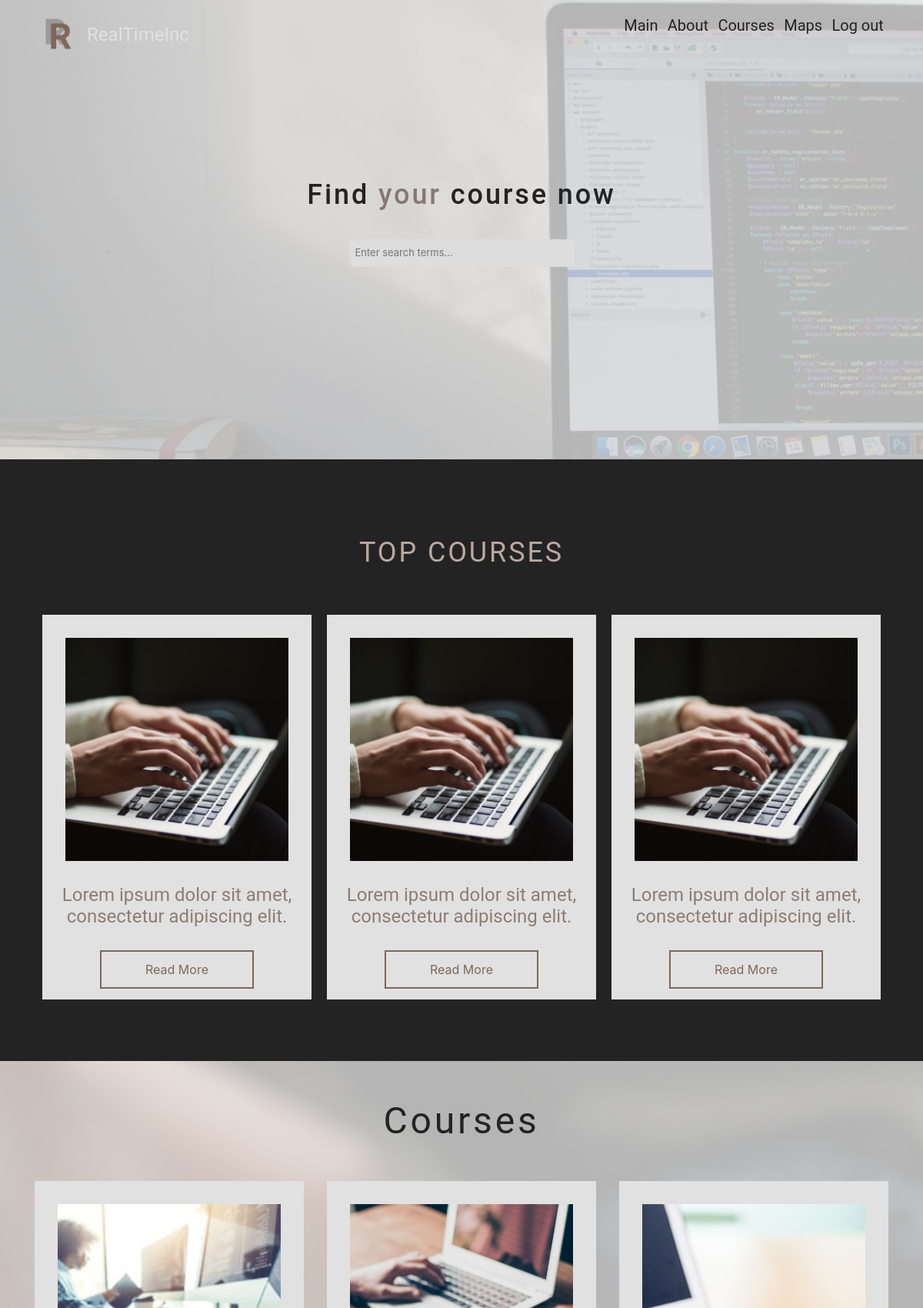
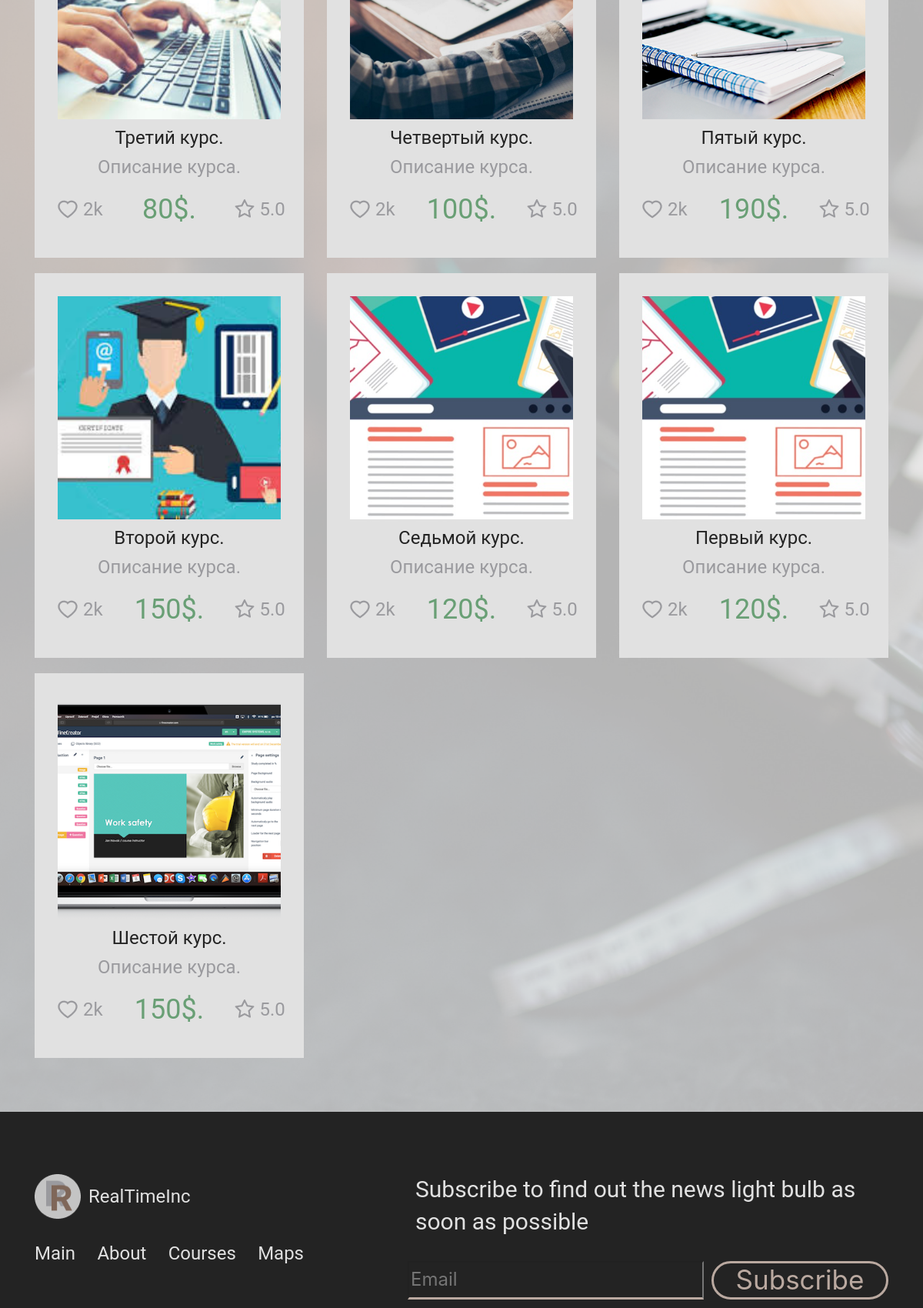
/course (signed in, upper part), run on the app's committed database (2 pictures, top to bottom).
### course/models.py (models this page shows, shortened)
class Course(models.Model):
    name = models.CharField(max_length=250, verbose_name=_(u'Name'), blank=True, null = True)
    desc = models.TextField(verbose_name=_(u'Description'), blank=True, null = True)
    image = models.ImageField(verbose_name=_(u'Image'), upload_to='course_images', blank=True, null = True)
    meta_keywords = models.TextField(blank=True, null = True)
    meta_title = models.CharField(max_length=255, blank=True, null = True)
    meta_description = models.TextField(blank=True, null = True)
    name_slug = models.CharField(verbose_name='Name slug',max_length=250, blank=True, null = True)
    is_active = models.BooleanField(verbose_name=_('Is published?'), default=False)
    sale = models.CharField(max_length=150, blank=True, verbose_name=_(u'sale'))
    is_top = models.BooleanField(verbose_name=_('is top'), default=False)
    def get_absolute_url(self):
        return reverse('course_detail', kwargs={'slug': self.name_slug })

### index/views.py (the view)
# urls.py: path('course', course, name='all-course'),
def course(r):
    courses = Course.objects.all()
    def f(lst, n):
        return [lst[i:i + n] for i in range(0, len(lst), n)]
    list_courses = f(courses, 3)
    return render(r, 'course.html', {'courses': list_courses})

### index/templates/course.html
{% extends 'layout.html' %}
{% block main %}
    {% include "include/find_course.html" %}
{% endblock %}
{% block carusel %}
    {% include "include/corusel.html" %}
{% endblock %}
{% block contact %}
    {% include "include/all_courses.html" with courses=courses %}
{% endblock %}

### index/templates/layout.html (shortened to what this page needs)
{% load static %}
<!DOCTYPE html>
<html lang="en">
<head>
    <link rel="stylesheet" href="https://stackpath.bootstrapcdn.com/bootstrap/4.5.0/css/bootstrap.min.css">
    <link rel="stylesheet" href="{% static 'css/layout.css' %}">
    <link rel="stylesheet" href="https://cdnjs.cloudflare.com/ajax/libs/slick-carousel/1.8.1/slick.css" />
    <link rel="stylesheet" href="https://cdnjs.cloudflare.com/ajax/libs/slick-carousel/1.8.1/slick-theme.css">
</head>
<body>
    {% block main %}
    {% endblock %}
    {% block carusel %}
    {% endblock %}
    {% block contact %}
    {% endblock %}
    {% include "include/footer.html" %}
</body>
</html>

### index/templates/include/find_course.html (shortened to what this page needs)
{% load static %}
{% block find %}
<div class="find_course_bg">
    {% include "include/menu.html"%}
    <div class="container">
        <div class="row">
            <div class="col-md-12 d-flex justify-content-center">
                <p class="find_course_title">Find <span style="color: #857871;">your</span>  course now</p>
            </div>
        </div>
    </div>
    <div class="container">
        <div class="row">
            <div class="col-md-12 d-flex justify-content-center">
                <form onsubmit="event.preventDefault();" class="search-form">
                    <input id="search"
                   type="search" class="search-input" placeholder="Enter search terms...">
                  </form>
            </div>
        </div>
    </div>
</div>
{% endblock %}

### index/templates/include/menu.html
{% load static %}
<div class="container">
    <div class="row">
        <div class="col-md-2">
            <div class="d-flex align-items-center margin_logo_main">
                <img src="{% static 'images/real_logo.png' %}" alt="" class="logo">
                <p class="name_company">RealTimeInc</p>
            </div>
        </div>
        <div class="col-md"></div>
        <div class="col-md-4 d-flex justify-content-around">
            <a href="/">
                <div class="main_menu_item">
                    <p>Main</p>
                </div>
            </a>
            <a href="/#about">
                <div class="main_menu_item">
                    <p>About</p>
                </div>
            </a>
            <a href="{% url 'all-course' %}">
                <div class="main_menu_item">
                    <p>Courses</p>
                </div>
            </a>
            <a href="">
                <div class="main_menu_item">
                    <p>Maps</p>
                </div>
            </a>
            {% if user.is_authenticated %}
                    <a href="{% url 'logout' %}">
                        <div class="main_menu_item">
                            <p>Log out</p>
                        </div>
                    </a>
            {% else %}
                    <a href='{% url "social:begin" "google-oauth2" %}'>
                        <div class="main_menu_item">
                            <p>Log in</p>
                        </div>
                    </a>
            {% endif %}
        </div>
    </div>
</div>

### index/templates/include/corusel.html (shortened to what this page needs)
{% load static %}
{% block carousel %}
<div class="corusel_bg">
    <div class="container">
        <div class="row">
            <div class="col-md-12 d-flex justify-content-center">
                <p class="title_corusel">TOP COURSES</p>
            </div>
        </div>
    </div>
    <div class="container">
        <div class="multiple-items">
                <div class="element_corusel">
                    <div class="element_of_corusel">
                        <div class="element_corusel_photo">
                            <img src="{% static 'images/course_ing.png' %}" alt="" class="element_corusel_photo_photo">
                        </div>
                        <div class="element_corusel_desc">
                            <p>Lorem ipsum dolor sit amet, consectetur adipiscing elit.</p>
                        </div>
                        <div class="element_corusel_button">
                            <a href="">
                                <div class="element_corusel_button_button">
                                    <p>Read More</p>
                                </div>
                            </a>
                        </div>
                    </div>
                </div>
                    <div class="element_corusel">
                        <div class="element_of_corusel">
                            <div class="element_corusel_photo">
                                <img src="{% static 'images/course_ing.png' %}" alt="" class="element_corusel_photo_photo">
                            </div>
                            <div class="element_corusel_desc">
                                <p>Lorem ipsum dolor sit amet, consectetur adipiscing elit.</p>
                            </div>
                            <div class="element_corusel_button">
                                <a href="">
                                    <div class="element_corusel_button_button">
                                        <p>Read More</p>
                                    </div>
                                </a>
                            </div>
                        </div>
                    </div>
                    <div class="element_corusel">
                        <div class="element_of_corusel">
                            <div class="element_corusel_photo">
                                <img src="{% static 'images/course_ing.png' %}" alt="" class="element_corusel_photo_photo">
                            </div>
                            <div class="element_corusel_desc">
                                <p>Lorem ipsum dolor sit amet, consectetur adipiscing elit.</p>
                            </div>
                            <div class="element_corusel_button">
                                <a href="">
                                    <div class="element_corusel_button_button">
                                        <p>Read More</p>
                                    </div>
                                </a>
                            </div>
                        </div>
                    </div>
        </div>
    </div>
    <div class="carusel_bottom">
    </div>
</div>
{% endblock %}

### index/templates/include/all_courses.html (shortened to what this page needs)
{% load static %}
{% block contact %}
<div class="all_courses_bd">
    <div class="container">
        <div class="row">
            <div class="col-md-12 d-flex justify-content-center">
                <p class="all_courses_title">Courses</p>
            </div>
        </div>
    </div>
    {% for rows in courses %}
    <div class="container">
        <div class="row">
            {% for row in rows %}
                <div class="col-md-4">
                <a href="{{ row.get_absolute_url }}">
                    <div class="element_of_corusel">
                        <div class="element_all_photo">
                            <img src="{{ row.image.url }}" alt="" class="element_all_photo_photo">
                        </div>
                        <div class="all_element_title d-flex justify-content-center">
                            <p>{{ row.name }}</p>
                        </div>
                        <div class="all_element_desc">
                            <p>{{ row.desc }}</p>
                        </div>
                        <div class="container-fluid">
                            <div class="row">
                                <div class="col-md d-flex justify-content-center align-items-center">
                                    <img src="{% static 'images/like.png' %}" alt="" class="like">
                                    <p class="count_like">2k</p>
                                </div>
                                <div class="col-md d-flex justify-content-center align-items-center">
                                    <p class="cost_course">{{ row.sale }}</p>
                                </div>
                                <div class="col-md d-flex justify-content-center align-items-center">
                                    <img src="{% static 'images/star.png' %}" alt="" class="like">
                                    <p class="count_like">5.0</p>
                                </div>
                            </div>
                        </div>
                    </div>
                </a>
            </div>
            {% endfor %}
        </div>
    </div>
    {% endfor %}
    <div style="padding-bottom:50px ;"></div>
</div>
{% endblock %}

### index/templates/include/footer.html (shortened to what this page needs)
{% load static %}
{% block footer %}
<div class="dark_bg">
    <div class="container">
        <div class="row">
            <div class="col-md-4">
                <div class="d-flex align-items-center all_Logo">
                    <img src="{% static 'images/real_logo.png' %}" alt="" class="logo">
                    <p class="name_company">RealTimeInc</p>
                </div>
                <div class="d-flex justify-content-between" >
                    <a href="/" class="bottom_menu">Main</a>
                    <a href="/#about" class="bottom_menu">About</a>
                    <a href="{% url 'all-course' %}" class="bottom_menu">Courses</a>
                    <a href="" class="bottom_menu">Maps</a>
                </div>
            </div>
            <div class="col-md"></div>
            <div class="col-md-7">
                <div class="subscribe">
                    <p>Subscribe to find out the news light bulb as soon as possible</p>
                </div>
                <div class="d-flex form">
                    <input type="text" class="input_email" placeholder="Email">
                    <a href="">
                        <div class="button">
                            <p>Subscribe</p>
                        </div>
                    </a>
                </div>
            </div>
        </div>
    </div>
</div>
{% endblock %}

### index/static/css/layout.css (style rules this page uses)
body, p, a, h1 { text-decoration: none; margin: 0; margin-bottom: 0em; padding: 0; }
.margin_logo_main { margin-top: 15px; }
.main_menu_item { margin-top: 25px; font-family: Roboto; font-style: normal; font-weight: normal; font-size: 20px; line-height: 16px; color: #232323; }
.corusel_bg { background-color: #232323; }
.title_corusel { margin-top: 100px; font-family: Roboto; font-style: normal; font-weight: normal; font-size: 36px; line-height: 42px; text-align: center; letter-spacing: 0.08em; color: #BAA9A0; margin-bottom: 60px; }
.element_corusel { height: 500px; display: flex !important; justify-content: center; align-items: center; }
.element_of_corusel { height: 500px; width: 350px; background-color: #E1E1E1; padding-bottom: 20px; }
.carusel_bottom { height: 80px; }
.element_corusel_photo { width: 350px; height: 350px; display: flex; justify-content: center; align-items: center; }
.element_corusel_photo_photo { width: 290px; height: 290px; }
.element_corusel_desc { font-family: Roboto; font-style: normal; font-weight: normal; font-size: 24px; line-height: 28px; text-align: center; color: #8D7D73; }
.element_corusel_button { margin-top: 30px; width: 100%; display: flex; justify-content: center; align-items: center; }
.element_corusel_button_button { height: 50px; width: 200px; border: 2px solid #7F6759; color: #7F6759; display: flex; justify-content: center; align-items: center; }
.name_company { font-family: Roboto; font-size: 24px; color: #E1E1E1 !important; margin-left: 10px; }
.dark_bg { background-color: #232323; }
.all_Logo { margin-top: 80px; margin-bottom: 30px; }
.logo { height: 60px; width: 60px; }
.bottom_menu { font-family: Roboto; font-style: normal; font-weight: normal; font-size: 24px; line-height: 28px; color: #E1E1E1 !important; }
.subscribe { margin-left:20px ; margin-top: 80px; font-family: Roboto; font-size: 30px; line-height: 42px; color: #E1E1E1; margin-bottom: 30px; }
.input_email { background-color: #232323; border-bottom: #BAA9A0 solid; width: 450px; margin-left: 10px; color: #BAA9A0; font-size: 24px; }
.button { height: 50px; width: 230px; border-radius: 100px; border: #BAA9A0 solid; display: flex; justify-content: center; align-items: center; color: #BAA9A0; font-size: 35px; margin-left: 10px; }
.form { margin-bottom: 80px; }
.find_course_bg { background-image: url("/static/images/bg_find_course.png"); background-size: cover; background-position: center; }
.find_course_title { margin-top: 150px; font-family: Roboto; font-style: normal; font-weight: 500; font-size: 36px; line-height: 56px; letter-spacing: 0.08em; color: #232323; margin-bottom: 30px; }
.all_courses_bd { background-image: url("/static/images/all_courses_bg.png"); background-size: cover; background-position: center; }
.all_courses_title { margin-top: 50px; font-family: Roboto; font-style: normal; font-weight: normal; font-size: 48px; line-height: 56px; letter-spacing: 0.08em; color: #232323; margin-bottom: 50px; }
.element_all_photo { width: 350px; height: 320px; display: flex; justify-content: center; align-items: flex-end; }
.element_all_photo_photo { width: 290px; height: 290px; object-fit: cover; object-position: center; }
.all_element_title { margin-top: 10px; font-family: Roboto; font-style: normal; font-weight: normal; font-size: 24px; line-height: 28px; text-align: center; color: #232323; }
.all_element_desc { margin-top: 10px; text-align: center; font-family: Roboto; font-style: normal; font-weight: normal; font-size: 24px; line-height: 28px; color: #9A9A9E; margin-bottom: 20px; }
.like { height: 30px; }
.count_like { margin-left: 5px; font-family: Roboto; font-style: normal; font-weight: normal; font-size: 24px; line-height: 28px; color: #9A9A9E; }
.cost_course { font-family: Roboto; font-style: normal; font-weight: normal; font-size: 36px; line-height: 42px; color: #699F75; }
.search-form { --searchButtonWidth: 75px; max-width: 320px; margin: 0 auto; overflow: hidden; position: relative; margin-bottom: 250px; }
.search-input { border: 0; margin: 0; padding: 0.5rem calc(var(--searchButtonWidth) + 0.5rem) 0.5rem 0.5rem; border-radius: 8px; width: 100%; background: #ddd; -webkit-appearance: none; font-size: 13px; }

### data on the page
Course: image (picture), name "Третий курс.", desc "Описание курса.", sale "80$."
Course: image (picture), name "Четвертый курс.", desc "Описание курса.", sale "100$."
Course: image (picture), name "Пятый курс.", desc "Описание курса.", sale "190$."
Course: image (picture), name "Второй курс.", desc "Описание курса.", sale "150$."
Course: image (picture), name "Седьмой курс.", desc "Описание курса.", sale "120$."
Course: image (picture), name "Первый курс.", desc "Описание курса.", sale "120$."
Course: image (picture), name "Шестой курс.", desc "Описание курса.", sale "150$."
